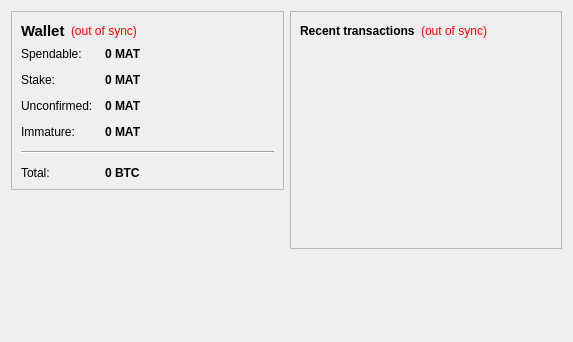
<?xml version="1.0" encoding="UTF-8"?>
<ui version="4.0">
 <class>OverviewPage</class>
 <widget class="QWidget" name="OverviewPage">
  <property name="geometry">
   <rect>
    <x>0</x>
    <y>0</y>
    <width>573</width>
    <height>342</height>
   </rect>
  </property>
  <property name="windowTitle">
   <string>Form</string>
  </property>
  <layout class="QHBoxLayout" name="horizontalLayout" stretch="1,1">
   <item>
    <layout class="QVBoxLayout" name="verticalLayout_2">
     <item>
      <widget class="QFrame" name="frame">
       <property name="frameShape">
        <enum>QFrame::StyledPanel</enum>
       </property>
       <property name="frameShadow">
        <enum>QFrame::Raised</enum>
       </property>
       <layout class="QVBoxLayout" name="verticalLayout_4">
        <item>
         <layout class="QHBoxLayout" name="horizontalLayout_4">
          <item>
           <widget class="QLabel" name="label_5">
            <property name="font">
             <font>
              <pointsize>11</pointsize>
              <weight>75</weight>
              <bold>true</bold>
             </font>
            </property>
            <property name="text">
             <string>Wallet</string>
            </property>
           </widget>
          </item>
          <item>
           <widget class="QLabel" name="labelWalletStatus">
            <property name="toolTip">
             <string>The displayed information may be out of date. Your wallet automatically synchronizes with the mat network after a connection is established, but this process has not completed yet.</string>
            </property>
            <property name="styleSheet">
             <string notr="true">QLabel { color: red; }</string>
            </property>
            <property name="text">
             <string notr="true">(out of sync)</string>
            </property>
            <property name="alignment">
             <set>Qt::AlignLeading|Qt::AlignLeft|Qt::AlignVCenter</set>
            </property>
           </widget>
          </item>
          <item>
           <spacer name="horizontalSpacer_2">
            <property name="orientation">
             <enum>Qt::Horizontal</enum>
            </property>
            <property name="sizeHint" stdset="0">
             <size>
              <width>40</width>
              <height>20</height>
             </size>
            </property>
           </spacer>
          </item>
         </layout>
        </item>
        <item>
         <layout class="QFormLayout" name="formLayout_2">
          <property name="fieldGrowthPolicy">
           <enum>QFormLayout::AllNonFixedFieldsGrow</enum>
          </property>
          <property name="horizontalSpacing">
           <number>12</number>
          </property>
          <property name="verticalSpacing">
           <number>12</number>
          </property>
          <item row="0" column="0">
           <widget class="QLabel" name="label">
            <property name="text">
             <string>Spendable:</string>
            </property>
           </widget>
          </item>
          <item row="0" column="1">
           <widget class="QLabel" name="labelBalance">
            <property name="font">
             <font>
              <weight>75</weight>
              <bold>true</bold>
             </font>
            </property>
            <property name="cursor">
             <cursorShape>IBeamCursor</cursorShape>
            </property>
            <property name="toolTip">
             <string>Your current spendable balance</string>
            </property>
            <property name="text">
             <string notr="true">0 MAT</string>
            </property>
            <property name="textInteractionFlags">
             <set>Qt::LinksAccessibleByMouse|Qt::TextSelectableByKeyboard|Qt::TextSelectableByMouse</set>
            </property>
           </widget>
          </item>
          <item row="1" column="0">
           <widget class="QLabel" name="label_6">
            <property name="text">
             <string>Stake:</string>
            </property>
           </widget>
          </item>
          <item row="1" column="1">
           <widget class="QLabel" name="labelStake">
            <property name="font">
             <font>
              <weight>75</weight>
              <bold>true</bold>
             </font>
            </property>
            <property name="cursor">
             <cursorShape>IBeamCursor</cursorShape>
            </property>
            <property name="toolTip">
             <string>Total of coins that was staked, and do not yet count toward the current balance</string>
            </property>
            <property name="text">
             <string notr="true">0 MAT</string>
            </property>
            <property name="textInteractionFlags">
             <set>Qt::LinksAccessibleByMouse|Qt::TextSelectableByKeyboard|Qt::TextSelectableByMouse</set>
            </property>
           </widget>
          </item>
          <item row="2" column="0">
           <widget class="QLabel" name="label_3">
            <property name="text">
             <string>Unconfirmed:</string>
            </property>
           </widget>
          </item>
          <item row="2" column="1">
           <widget class="QLabel" name="labelUnconfirmed">
            <property name="font">
             <font>
              <weight>75</weight>
              <bold>true</bold>
             </font>
            </property>
            <property name="cursor">
             <cursorShape>IBeamCursor</cursorShape>
            </property>
            <property name="toolTip">
             <string>Total of transactions that have yet to be confirmed, and do not yet count toward the current balance</string>
            </property>
            <property name="text">
             <string notr="true">0 MAT</string>
            </property>
            <property name="textInteractionFlags">
             <set>Qt::LinksAccessibleByMouse|Qt::TextSelectableByKeyboard|Qt::TextSelectableByMouse</set>
            </property>
           </widget>
          </item>
          <item row="3" column="0">
           <widget class="QLabel" name="labelImmatureText">
            <property name="text">
             <string>Immature:</string>
            </property>
           </widget>
          </item>
          <item row="3" column="1">
           <widget class="QLabel" name="labelImmature">
            <property name="font">
             <font>
              <weight>75</weight>
              <bold>true</bold>
             </font>
            </property>
            <property name="toolTip">
             <string>Mined balance that has not yet matured</string>
            </property>
            <property name="text">
             <string notr="true">0 MAT</string>
            </property>
            <property name="textInteractionFlags">
             <set>Qt::LinksAccessibleByMouse|Qt::TextSelectableByKeyboard|Qt::TextSelectableByMouse</set>
            </property>
           </widget>
          </item>
          <item row="4" column="0" colspan="2">
           <widget class="Line" name="line">
            <property name="orientation">
             <enum>Qt::Horizontal</enum>
            </property>
           </widget>
          </item>
          <item row="5" column="0">
           <widget class="QLabel" name="labelTotalText">
            <property name="text">
             <string>Total:</string>
            </property>
           </widget>
          </item>
          <item row="5" column="1">
           <widget class="QLabel" name="labelTotal">
            <property name="font">
             <font>
              <weight>75</weight>
              <bold>true</bold>
             </font>
            </property>
            <property name="cursor">
             <cursorShape>IBeamCursor</cursorShape>
            </property>
            <property name="toolTip">
             <string>Your current total balance</string>
            </property>
            <property name="text">
             <string notr="true">0 BTC</string>
            </property>
            <property name="textInteractionFlags">
             <set>Qt::LinksAccessibleByMouse|Qt::TextSelectableByKeyboard|Qt::TextSelectableByMouse</set>
            </property>
           </widget>
          </item>
         </layout>
        </item>
       </layout>
      </widget>
     </item>
     <item>
      <spacer name="verticalSpacer">
       <property name="orientation">
        <enum>Qt::Vertical</enum>
       </property>
       <property name="sizeHint" stdset="0">
        <size>
         <width>20</width>
         <height>40</height>
        </size>
       </property>
      </spacer>
     </item>
    </layout>
   </item>
   <item>
    <layout class="QVBoxLayout" name="verticalLayout_3">
     <item>
      <widget class="QFrame" name="frame_2">
       <property name="frameShape">
        <enum>QFrame::StyledPanel</enum>
       </property>
       <property name="frameShadow">
        <enum>QFrame::Raised</enum>
       </property>
       <layout class="QVBoxLayout" name="verticalLayout">
        <item>
         <layout class="QHBoxLayout" name="horizontalLayout_2">
          <item>
           <widget class="QLabel" name="label_4">
            <property name="text">
             <string>&lt;b&gt;Recent transactions&lt;/b&gt;</string>
            </property>
           </widget>
          </item>
          <item>
           <widget class="QLabel" name="labelTransactionsStatus">
            <property name="toolTip">
             <string>The displayed information may be out of date. Your wallet automatically synchronizes with the mat network after a connection is established, but this process has not completed yet.</string>
            </property>
            <property name="styleSheet">
             <string notr="true">QLabel { color: red; }</string>
            </property>
            <property name="text">
             <string notr="true">(out of sync)</string>
            </property>
            <property name="alignment">
             <set>Qt::AlignRight|Qt::AlignTrailing|Qt::AlignVCenter</set>
            </property>
           </widget>
          </item>
          <item>
           <spacer name="horizontalSpacer">
            <property name="orientation">
             <enum>Qt::Horizontal</enum>
            </property>
            <property name="sizeHint" stdset="0">
             <size>
              <width>40</width>
              <height>20</height>
             </size>
            </property>
           </spacer>
          </item>
         </layout>
        </item>
        <item>
         <widget class="QListView" name="listTransactions">
          <property name="styleSheet">
           <string notr="true">QListView { background: transparent; }</string>
          </property>
          <property name="frameShape">
           <enum>QFrame::NoFrame</enum>
          </property>
          <property name="verticalScrollBarPolicy">
           <enum>Qt::ScrollBarAlwaysOff</enum>
          </property>
          <property name="horizontalScrollBarPolicy">
           <enum>Qt::ScrollBarAlwaysOff</enum>
          </property>
          <property name="selectionMode">
           <enum>QAbstractItemView::NoSelection</enum>
          </property>
         </widget>
        </item>
       </layout>
      </widget>
     </item>
     <item>
      <spacer name="verticalSpacer_2">
       <property name="orientation">
        <enum>Qt::Vertical</enum>
       </property>
       <property name="sizeHint" stdset="0">
        <size>
         <width>20</width>
         <height>40</height>
        </size>
       </property>
      </spacer>
     </item>
    </layout>
   </item>
  </layout>
 </widget>
 <resources/>
 <connections/>
</ui>
